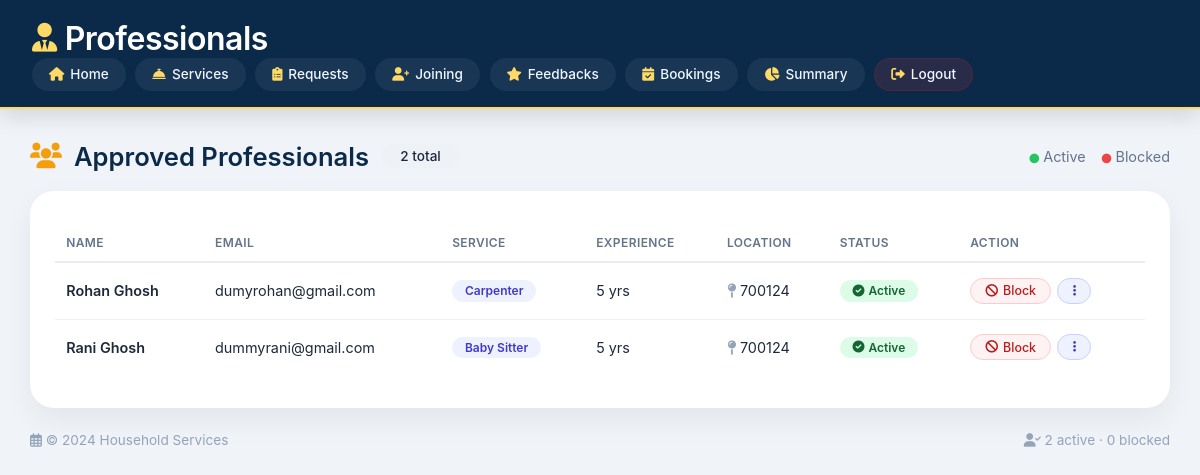
Page /list_of_professionals on the committed database.
### models.py (models this page shows, shortened)
class Professional(db.Model):
    __tablename__ = 'professionals'
    id = db.Column(db.Integer, primary_key=True)
    name = db.Column(db.String(32), nullable=False)
    username = db.Column(db.String(120), unique=True, nullable=False)
    password = db.Column(db.String(200), nullable=False)
    email = db.Column(db.String(120), unique=True, nullable=False)
    address = db.Column(db.String(200), nullable=False)
    pincode = db.Column(db.String(10), nullable=False)
    service_type = db.Column(db.String(32), db.ForeignKey('services.name'), nullable=False)
    experience = db.Column(db.Integer, nullable=False)
    description = db.Column(db.Text, nullable=False)
    document = db.Column(db.String(200), nullable=True)
    is_approved = db.Column(db.Boolean, nullable=False, default=False)
    blocked = db.Column(db.Boolean, default=False, nullable=False)
    service = db.relationship("Service", backref="professionals", lazy=True)
    date_created = db.Column(db.DateTime, nullable=True)  # Initially nullable

### routes.py (the view)
@app.route('/list_of_professionals', methods=['GET'])
def list_of_professionals():
    professionals = Professional.query.filter_by(is_approved=True).all()
    return render_template('list_of_professionals.html', professionals=professionals)

### templates/list_of_professionals.html (shortened to what this page needs)
<!DOCTYPE html>
<html lang="en">
<head>
    <link rel="stylesheet" href="https://cdnjs.cloudflare.com/ajax/libs/font-awesome/6.0.0-beta3/css/all.min.css" />
</head>
<body>
    <header>
        <div class="header-content">
            <h1>
                <i class="fas fa-user-tie"></i>
                Professionals
            </h1>
            <nav>
                <a href="{{ url_for('admin_dashboard') }}"><i class="fas fa-home"></i> Home</a>
                <a href="{{ url_for('lservices') }}"><i class="fas fa-concierge-bell"></i> Services</a>
                <a href="{{ url_for('admin_service_requests') }}"><i class="fas fa-clipboard-list"></i> Requests</a>
                <a href="{{ url_for('joining_requests') }}"><i class="fas fa-user-plus"></i> Joining</a>
                <a href="{{ url_for('feedbacks') }}"><i class="fas fa-star"></i> Feedbacks</a>
                <a href="{{ url_for('bookings') }}"><i class="fas fa-calendar-check"></i> Bookings</a>
                <a href="{{ url_for('admin_summary') }}"><i class="fas fa-chart-pie"></i> Summary</a>
                <a href="{{ url_for('logout') }}" class="logout-link"><i class="fas fa-sign-out-alt"></i> Logout</a>
            </nav>
        </div>
    </header>
    <div class="page-title">
        <h2>
            <i class="fas fa-users"></i> Approved Professionals
            <span class="count-badge">{{ professionals|length }} total</span>
        </h2>
        <span style="color:#64748b; font-size:0.9rem;">
            <i class="fas fa-circle" style="color:#22c55e; font-size:0.6rem;"></i> Active
            <i class="fas fa-circle" style="color:#ef4444; font-size:0.6rem; margin-left:12px;"></i> Blocked
        </span>
    </div>
    <div class="table-card">
        <table>
            <thead>
                <tr>
                    <th>Name</th>
                    <th>Email</th>
                    <th>Service</th>
                    <th>Experience</th>
                    <th>Location</th>
                    <th>Status</th>
                    <th>Action</th>
                </tr>
            </thead>
            <tbody>
                {% for professional in professionals %}
                <tr>
                    <td><span class="fw-semibold">{{ professional.name }}</span></td>
                    <td>{{ professional.email }}</td>
                    <td>
                        <span class="status-badge" style="background:#eef2ff; color:#4338ca;">
                            {{ professional.service_type or 'N/A' }}
                        </span>
                    </td>
                    <td>{{ professional.experience or '—' }} yrs</td>
                    <td>
                        <span title="{{ professional.address }}, {{ professional.pincode }}">
                            <i class="fas fa-map-pin" style="color:#94a3b8;"></i>
                            {{ professional.pincode or '—' }}
                        </span>
                    </td>
                    <td>
                        {% if professional.blocked %}
                            <span class="status-badge status-blocked">
                                <i class="fas fa-ban"></i> Blocked
                            </span>
                        {% else %}
                            <span class="status-badge status-active">
                                <i class="fas fa-check-circle"></i> Active
                            </span>
                        {% endif %}
                    </td>
                    <td>
                        <div class="action-group">
                            {% if not professional.blocked %}
                                <a href="{{ url_for('block_professional', professional_id=professional.id) }}"
                                   class="btn-action btn-block"
                                   onclick="return confirm('Block {{ professional.name }}? They will not be able to accept new requests.');">
                                    <i class="fas fa-ban"></i> Block
                                </a>
                            {% else %}
                                <a href="{{ url_for('unblock_professional', professional_id=professional.id) }}"
                                   class="btn-action btn-unblock"
                                   onclick="return confirm('Unblock {{ professional.name }}? They will be able to accept requests again.');">
                                    <i class="fas fa-check"></i> Unblock
                                </a>
                            {% endif %}
                            <a href="#" class="btn-action btn-view" title="View details">
                                <i class="fas fa-ellipsis-v"></i>
                            </a>
                        </div>
                    </td>
                </tr>
                {% else %}
                <tr class="empty-row">
                    <td colspan="7">
                        <i class="fas fa-user-slash" style="margin-right: 8px;"></i> No approved professionals yet.
                    </td>
                </tr>
                {% endfor %}
            </tbody>
        </table>
    </div>
    <div class="footer-note">
        <span><i class="far fa-calendar-alt"></i> &copy; 2024 Household Services</span>
        <span>
            <i class="fas fa-user-check"></i> {{ professionals|selectattr('blocked', 'equalto', False)|list|length }} active ·
            {{ professionals|selectattr('blocked', 'equalto', True)|list|length }} blocked
        </span>
    </div>
</body>
</html>

### templates/list_of_professionals.html (style rules this page uses)
* { margin: 0; padding: 0; box-sizing: border-box; }
body { font-family: 'Inter', -apple-system, BlinkMacSystemFont, 'Segoe UI', Roboto, sans-serif; background: #f0f4f9; color: #1e293b; padding: 0 0 2rem 0; min-height: 100vh; display: flex; flex-direction: column; align-items: center; }
header { background: #0b2a4a; color: white; width: 100%; padding: 1.2rem 2rem 1rem 2rem; box-shadow: 0 8px 20px rgba(0, 0, 0, 0.12); border-bottom: 2px solid #ffd966; margin-bottom: 2rem; }
.header-content { max-width: 1400px; margin: 0 auto; display: flex; flex-wrap: wrap; align-items: center; justify-content: space-between; }
.header-content h1 { font-size: 2rem; font-weight: 600; letter-spacing: -0.5px; display: flex; align-items: center; gap: 0.5rem; }
.header-content h1 i { color: #ffd966; font-size: 1.8rem; }
nav { display: flex; flex-wrap: wrap; gap: 0.4rem 0.6rem; justify-content: center; }
nav a { text-decoration: none; color: #f0f7ff; font-weight: 500; padding: 0.45rem 1rem; border-radius: 30px; font-size: 0.85rem; background: rgba(255, 255, 255, 0.06); transition: all 0.2s ease; border: 1px solid transparent; display: inline-flex; align-items: center; gap: 6px; }
nav a i { font-size: 0.85rem; color: #ffd966; }
.logout-link { background: rgba(255, 70, 70, 0.12) !important; border-color: #b91c1c40 !important; }
.page-title { max-width: 1400px; width: 95%; display: flex; align-items: center; justify-content: space-between; flex-wrap: wrap; margin-bottom: 1.2rem; }
.page-title h2 { font-size: 1.6rem; font-weight: 600; color: #0b2a4a; display: flex; align-items: center; gap: 12px; }
.page-title h2 i { color: #f59e0b; }
.page-title .count-badge { background: #eef2f6; padding: 0.25rem 1.2rem; border-radius: 40px; font-size: 0.85rem; font-weight: 500; color: #1e293b; }
.table-card { max-width: 1400px; width: 95%; background: white; border-radius: 24px; padding: 1.8rem 1.5rem 2rem 1.5rem; box-shadow: 0 12px 30px rgba(0, 0, 0, 0.06); border: 1px solid #ffffff60; overflow-x: auto; }
.table-card table { width: 100%; border-collapse: collapse; font-size: 0.9rem; }
.table-card th { text-align: left; padding: 0.9rem 0.7rem 0.7rem 0.7rem; font-weight: 600; font-size: 0.75rem; text-transform: uppercase; letter-spacing: 0.4px; color: #64748b; border-bottom: 2px solid #e9edf2; white-space: nowrap; }
.table-card td { padding: 0.9rem 0.7rem; border-bottom: 1px solid #eef2f6; vertical-align: middle; }
.table-card tr:last-child td { border-bottom: none; }
.status-badge { display: inline-flex; align-items: center; gap: 4px; padding: 0.2rem 0.8rem; border-radius: 30px; font-size: 0.75rem; font-weight: 600; }
.status-active { background: #dcfce7; color: #166534; }
.action-group { display: flex; gap: 6px; flex-wrap: wrap; }
.btn-action { display: inline-flex; align-items: center; gap: 5px; padding: 0.3rem 0.9rem; border-radius: 30px; font-size: 0.78rem; font-weight: 500; text-decoration: none; transition: all 0.2s; border: 1px solid transparent; cursor: pointer; }
.btn-block { background: #fef2f2; color: #b91c1c; border-color: #fecaca; }
.btn-view { background: #eef2ff; color: #4338ca; border-color: #c7d2fe; }
.footer-note { max-width: 1400px; width: 95%; margin-top: 1.5rem; color: #94a3b8; font-size: 0.85rem; display: flex; justify-content: space-between; flex-wrap: wrap; gap: 0.5rem; }
.fw-semibold { font-weight: 600; }

### rows in the picture
Professional: name "Rohan Ghosh", email "dumyrohan@gmail.com", service_type "Carpenter", experience "5", pincode "700124", blocked False (drawn)
Professional: name "Rani Ghosh", email "dummyrani@gmail.com", service_type "Baby Sitter", experience "5", pincode "700124", blocked False (drawn)

### other values in the picture
{{ professionals|length }} "2"
{{ professionals|selectattr('blocked', 'equalto', False)|list|length }} "2"
{{ professionals|selectattr('blocked', 'equalto', True)|list|length }} "0"
